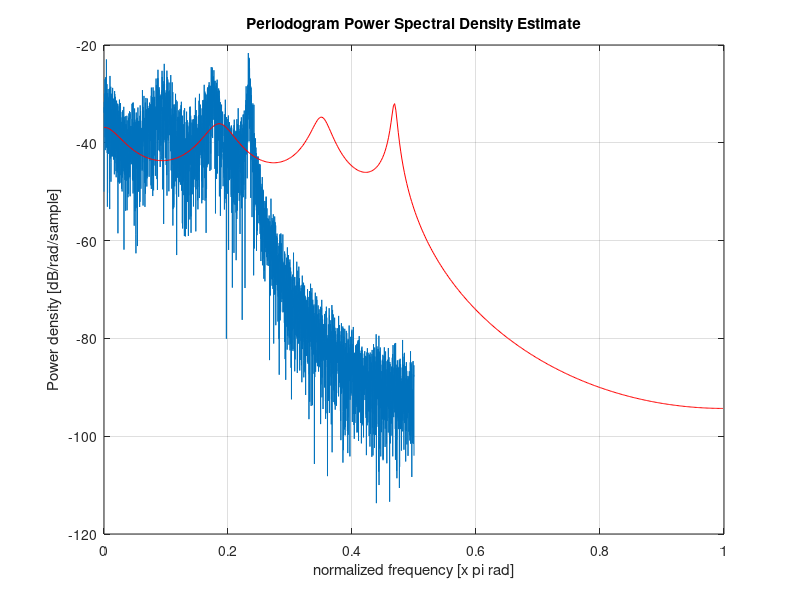

Write the MATLAB code that produced this figure. (Note: this script raises an error after producing the figure.)
clear;
clc;
close all;

b = fir1(1024, .5);
[d,p0] = lpc(b,7);

rng(0,'twister'); % Allow reproduction of exact experiment
u = sqrt(p0)*randn(8192,1); % White Gaussian noise with variance p0

x = filter(1,d,u);

[d1,p1] = aryule(x,7);

[H1,w1] = freqz(sqrt(p1),d1);

periodogram(x)
hold on
hp = plot(w1/pi,20*log10(2*abs(H1)/(2*pi)),'r'); % Scale to make one-sided PSD
hp.LineWidth = 2;
xlabel('Normalized frequency (\times \pi rad/sample)')
ylabel('One-sided PSD (dB/rad/sample)')
legend('PSD estimate of x','PSD of model output')